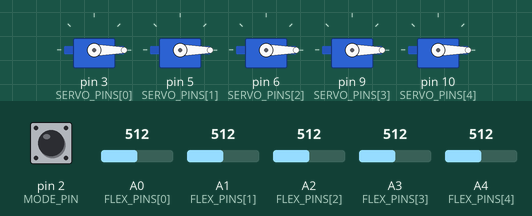
Bench run of a sketch on a simulated Arduino Uno, built with avr-gcc and run on an emulated ATmega328P. Parts: 5 × servo. Inputs (shaded band) come from the test bench; at power-on: pin 2 (MODE_PIN) HIGH, A0 (FLEX_PINS[0]) = 512, A1 (FLEX_PINS[1]) = 512, A2 (FLEX_PINS[2]) = 512, A3 (FLEX_PINS[3]) = 512, A4 (FLEX_PINS[4]) = 512.

Above: at 1.2 s.
1.3 s: pin 2 (MODE_PIN) pulled LOW for 0.15 s
At 2.0 s:
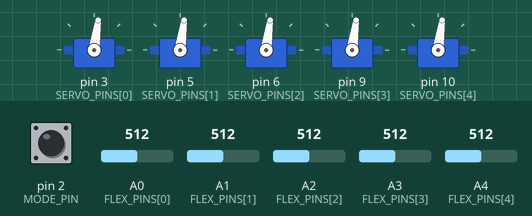
Timing chart, 0 to 4.3 s (numbered marks = the images above; inputs shaded):
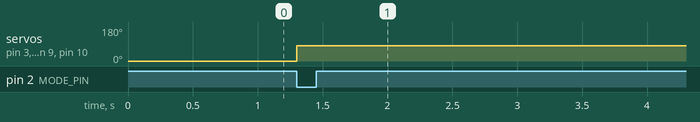

The sketch:

robotic_hand.ino
```cpp
/*
 * Robotic hand controller for Arduino Uno.
 *
 * Five servos pull the five finger tendons. The bend of each finger comes from
 * one of two sources, chosen with the mode jumper on pin 2:
 *
 *   Pin 2 open (HIGH)  -> vision mode: the PC sends finger bends over USB serial
 *   Pin 2 to GND (LOW) -> glove mode:  five flex sensors on A0..A4
 *
 * Serial protocol (vision mode), 115200 baud, one line per update:
 *   "<thumb>,<index>,<middle>,<ring>,<pinky>\n"
 * Each value is the finger bend in percent: 0 = straight, 100 = fully bent.
 *
 * Calibrate the servo angles and flex sensor readings in the tables below.
 * Set CALIBRATE to 1 to print raw flex sensor readings in glove mode.
 */
#include <Servo.h>
#include <stdlib.h>
#include <string.h>

#define CALIBRATE 0

const uint8_t NUM_FINGERS = 5;

// Order everywhere: thumb, index, middle, ring, pinky.
const uint8_t SERVO_PINS[NUM_FINGERS] = {3, 5, 6, 9, 10};
const uint8_t FLEX_PINS[NUM_FINGERS]  = {A0, A1, A2, A3, A4};
const uint8_t MODE_PIN = 2;

// Servo angle in degrees for a straight and a fully bent finger.
// Swap the values for a finger whose servo turns the other way.
const int SERVO_OPEN_DEG[NUM_FINGERS]   = {0, 0, 0, 0, 0};
const int SERVO_CLOSED_DEG[NUM_FINGERS] = {180, 180, 180, 180, 180};

// Flex sensor ADC readings (0..1023) for a straight and a fully bent finger.
// With a 47 kOhm resistor to GND, a straight sensor reads higher than a bent one.
const int FLEX_STRAIGHT[NUM_FINGERS] = {670, 670, 670, 670, 670};
const int FLEX_BENT[NUM_FINGERS]     = {330, 330, 330, 330, 330};

const unsigned long BAUD = 115200;
const unsigned long GLOVE_PERIOD_MS = 20;   // 50 Hz glove update

Servo servos[NUM_FINGERS];
char line[32];
uint8_t lineLen = 0;

// Move one finger to a bend between 0 (straight) and 100 (fully bent) percent.
void setFinger(uint8_t i, int bendPercent) {
  bendPercent = constrain(bendPercent, 0, 100);
  servos[i].write(map(bendPercent, 0, 100, SERVO_OPEN_DEG[i], SERVO_CLOSED_DEG[i]));
}

// Parse "a,b,c,d,e" into five bend values. Returns true if all five are present.
bool parseLine(char *s, int out[NUM_FINGERS]) {
  uint8_t n = 0;
  char *tok = strtok(s, ",");
  while (tok != NULL && n < NUM_FINGERS) {
    out[n++] = atoi(tok);
    tok = strtok(NULL, ",");
  }
  return n == NUM_FINGERS && tok == NULL;
}

// Read serial characters; apply a complete line when one arrives.
void handleSerial() {
  while (Serial.available() > 0) {
    char c = (char)Serial.read();
    if (c == '\r') {
      continue;
    }
    if (c == '\n') {
      line[lineLen] = '\0';
      int bends[NUM_FINGERS];
      if (lineLen > 0 && parseLine(line, bends)) {
        for (uint8_t i = 0; i < NUM_FINGERS; i++) {
          setFinger(i, bends[i]);
        }
      }
      lineLen = 0;
    } else if (lineLen < sizeof(line) - 1) {
      line[lineLen++] = c;
    } else {
      lineLen = 0;  // line too long: drop it
    }
  }
}

// Read the flex sensors and copy the glove's finger bends to the hand.
void handleGlove() {
  static unsigned long last = 0;
  unsigned long now = millis();
  if (now - last < GLOVE_PERIOD_MS) {
    return;
  }
  last = now;

  for (uint8_t i = 0; i < NUM_FINGERS; i++) {
    int raw = analogRead(FLEX_PINS[i]);
    setFinger(i, map(raw, FLEX_STRAIGHT[i], FLEX_BENT[i], 0, 100));
#if CALIBRATE
    Serial.print(raw);
    Serial.print(i < NUM_FINGERS - 1 ? '\t' : '\n');
#endif
  }
}

void setup() {
  Serial.begin(BAUD);
  pinMode(MODE_PIN, INPUT_PULLUP);
  for (uint8_t i = 0; i < NUM_FINGERS; i++) {
    servos[i].attach(SERVO_PINS[i]);
    setFinger(i, 0);  // start with an open hand
  }
}

void loop() {
  if (digitalRead(MODE_PIN) == LOW) {
    handleGlove();
  } else {
    handleSerial();
  }
}
```

Measured:
- after the input at 1.3 s, servo on pin 3 (SERVO_PINS[0]), servo on pin 5 (SERVO_PINS[1]), servo on pin 6 (SERVO_PINS[2]), servo on pin 9 (SERVO_PINS[3]), servo on pin 10 (SERVO_PINS[4]): 0° → 82° at once
